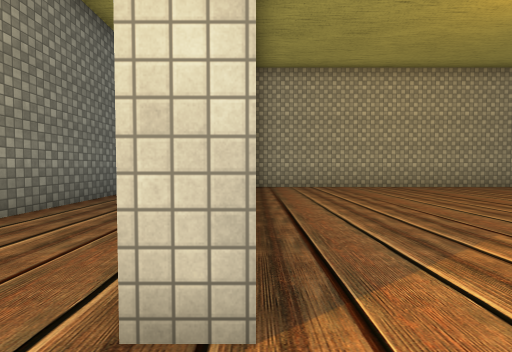
View 1 (above)

17 first-person views from a walk through a scene from a Unity 3-D project. The camera is 1.3 m above the floor, tilts 2° down and sees 85° across. The floor is counted in squares, 2 m on a side. Each view is taken from the middle of a square. On the plan, view 1 faces up. The plan holds only what a view shows up to about 9 squares ahead; the rest is blank. The place goes on beyond the plan. Some surface patterns are stand-ins.

View 2
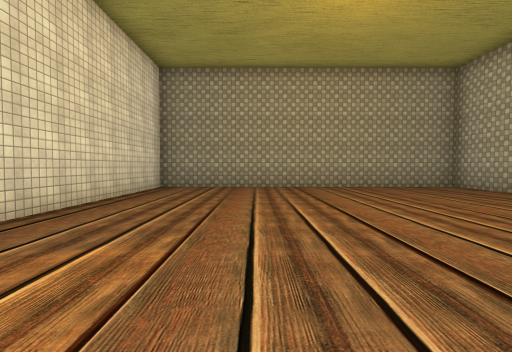

View 3
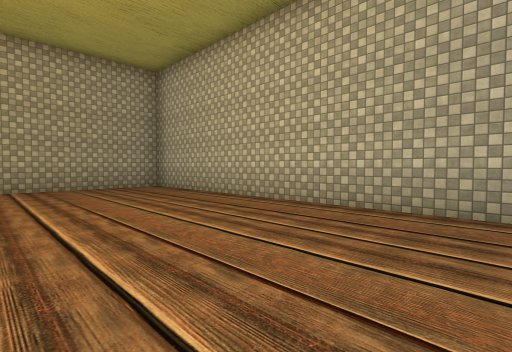

View 4
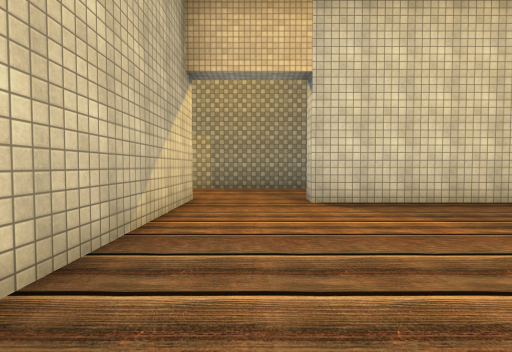

View 5
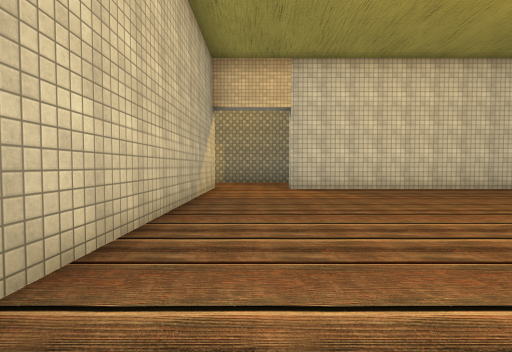

View 6
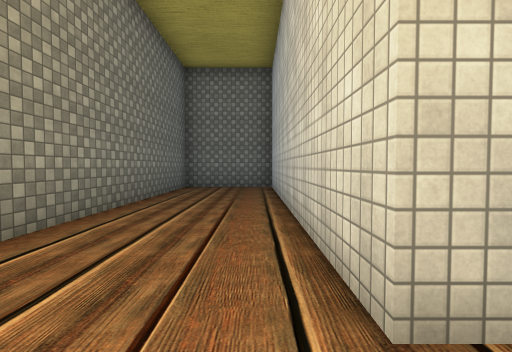

View 7
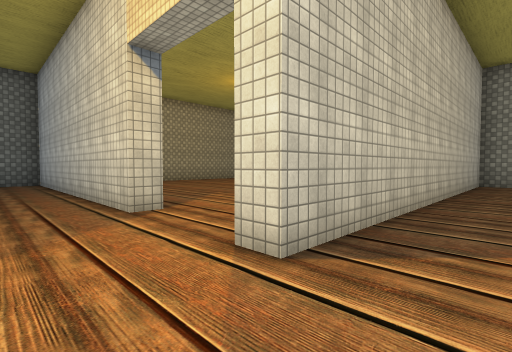

View 8
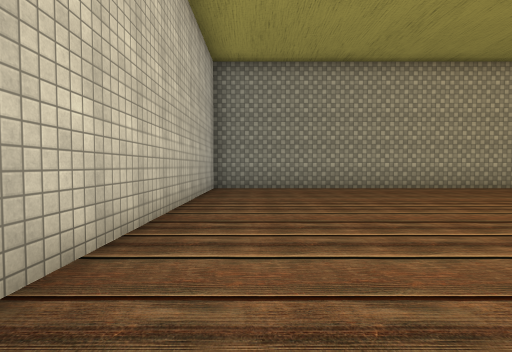

View 9
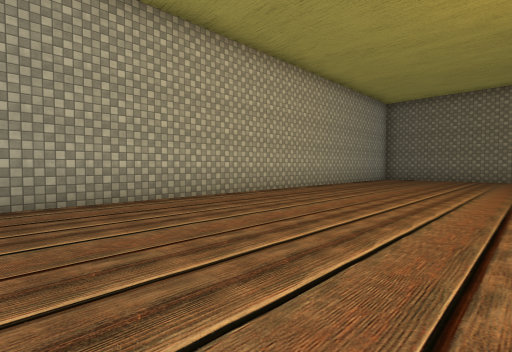

View 10
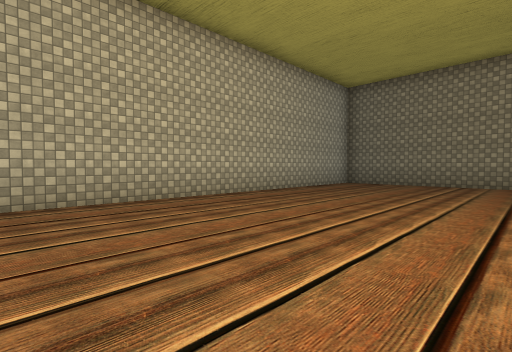

View 11
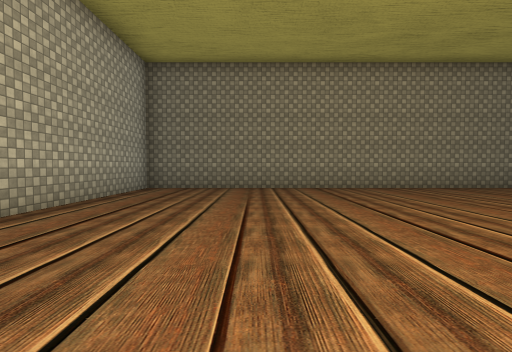

View 12
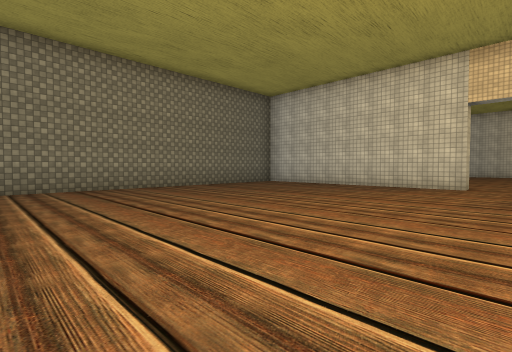

View 13
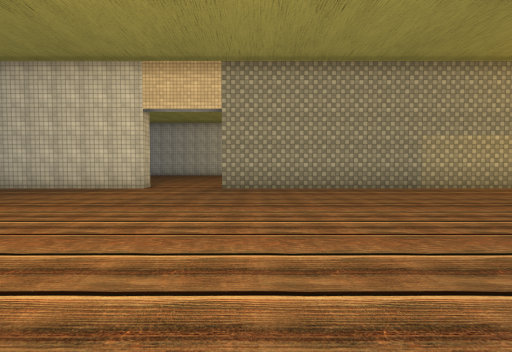

View 14
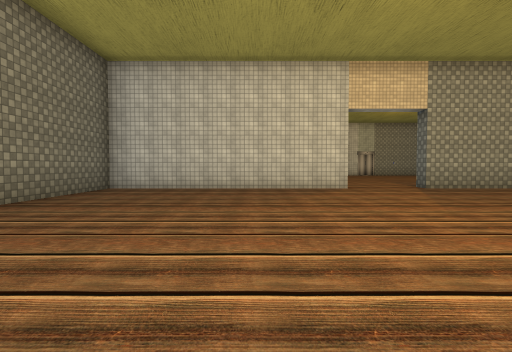

View 15
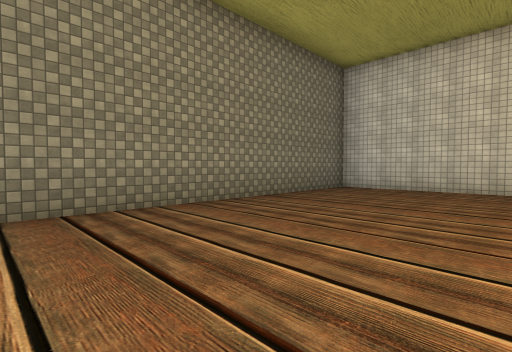

View 16
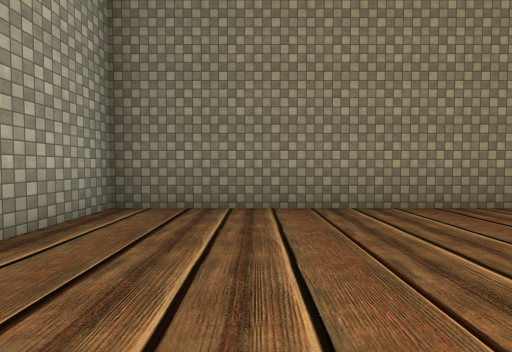

View 17
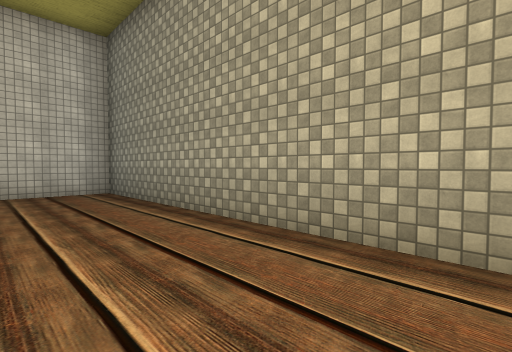

### Floor plan
Ten units are one square. View 1 is at (0, 0); x grows to the right and y downward. Boxes are objects, and circles mark ways between rooms. Rooms are numbered by the first view taken in them; rooms with no view inside come last. Other rooms are left out.
<svg viewBox="-43 -92 140 290">
<path fill="none" stroke="#000" d="M92 -1 92 -87 0 -87 0 -10 -5 -10M-5 12 68 12M-5 -10 -5 -87 -32 -87 -32 5M-38 123 -32 123 -32 193 92 193 92 18 -5 18 -5 12M-32 5 -32 100 -38 100"/>
<circle cx="0" cy="0" r="3" fill="#2a7"/>
<circle cx="-15" cy="10" r="3" fill="#2a7"/>
<text x="50" y="-40">1</text>
<text x="-20" y="-40">2</text>
<text x="30" y="100">3</text>
</svg>
Room 1 opens to room 2. Room 2 opens to room 3.

Where each view was taken, in squares from view 1:
view 1: 0 up, 0 right, facing up
view 2: 0 up, 3 right, facing up
view 3: 0 up, 5 right, facing up-right
view 4: 0 up, 5 right, facing left
view 5: 0 up, 8 right, facing left
view 6: 0 up, 1 left, facing up
view 7: 3 down, 2 left, facing up-right
view 8: 3 down, 1 right, facing right
view 9: 5 down, 4 right, facing down-right
view 10: 9 down, 4 right, facing down-right
view 11: 11 down, 6 right, facing down
view 12: 11 down, 6 right, facing down-left
view 13: 9 down, 5 right, facing left
view 14: 15 down, 5 right, facing left
view 15: 15 down, 5 right, facing down-left
view 16: 15 down, 7 right, facing down
view 17: 9 down, 7 right, facing up-right
